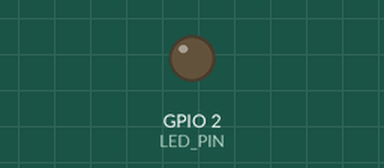
This sketch was run on a simulated ESP32. On the bench: output pins drawn as LEDs (lit = HIGH). WiFi joins after 1.5 s; servers stay silent unless stated; uploads are accepted with an empty reply; the camera gives no picture; what the sketch prints to the serial monitor is not drawn.

Above: at 5.0 s.
At 8.4 s:
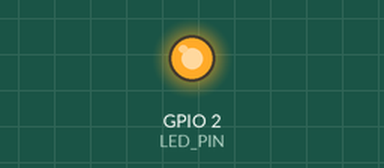
Timing chart, 0 to 10.8 s (numbered marks = the images above):
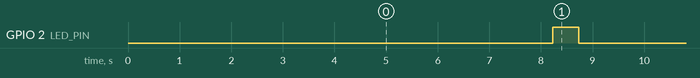

Measured:
- by itself, GPIO 2 (LED_PIN): alternates HIGH for 0.50 s and LOW for 6.4 s

The sketch:

Camera_sketch_tcp.ino
```cpp
#include <Arduino.h>
#include <WiFi.h>
#include "soc/soc.h"
#include "soc/rtc_cntl_reg.h"
#include "esp_camera.h"

//
// WARNING!!! PSRAM IC required for UXGA resolution and high JPEG quality
//            Ensure ESP32 Wrover Module or other board with PSRAM is selected
//            Partial images will be transmitted if image exceeds buffer size
//

// Integrated LED
const int LED_PIN = 2;

// Select camera model
#define CAMERA_MODEL_WROVER_KIT // Has PSRAM
//#define CAMERA_MODEL_ESP_EYE // Has PSRAM
//#define CAMERA_MODEL_M5STACK_PSRAM // Has PSRAM
//#define CAMERA_MODEL_M5STACK_V2_PSRAM // M5Camera version B Has PSRAM
//#define CAMERA_MODEL_M5STACK_WIDE // Has PSRAM
//#define CAMERA_MODEL_M5STACK_ESP32CAM // No PSRAM
//#define CAMERA_MODEL_AI_THINKER // Has PSRAM
//#define CAMERA_MODEL_TTGO_T_JOURNAL // No PSRAM


#include "camera_pins.h"

const char* ssid;
const char* password;

String serverName = "192.168.1.50";

String serverPath = "/upload";

const int serverPort = 5000;

WiFiClient client;

// LED on, wait and off
void blinkLED(){
  digitalWrite(LED_PIN, HIGH); // LED on if received response from server
  delay(500);
  digitalWrite(LED_PIN, LOW);
}

// Send image to server
String sendPhoto() {
  digitalWrite(LED_PIN, LOW); // LED off
  String getAll;
  String getBody;

  camera_fb_t * fb = NULL;
  fb = esp_camera_fb_get();
  if(!fb) {
    Serial.println("Camera capture failed");
    delay(1000);
    ESP.restart();
  }

  else {
    Serial.println("Image captured");
  }

  Serial.println("Connecting to server: " + serverName);

  if (client.connect(serverName.c_str(), serverPort)) {
    Serial.println("Connection successful!");
    String head = "--RandomNerdTutorials\r\nContent-Disposition: form-data; name=\"imageFile\"; filename=\"esp32-cam.jpg\"\r\nContent-Type: image/jpeg\r\n\r\n";
    String tail = "\r\n--RandomNerdTutorials--\r\n";

    uint32_t imageLen = fb->len;
    uint32_t extraLen = head.length() + tail.length();
    uint32_t totalLen = imageLen + extraLen;

    client.println("POST " + serverPath + " HTTP/1.1");
    client.println("Host: " + serverName);
    client.println("Content-Length: " + String(totalLen));
    client.println("Content-Type: multipart/form-data; boundary=RandomNerdTutorials");
    client.println();
    client.print(head);

    uint8_t *fbBuf = fb->buf;
    size_t fbLen = fb->len;
    for (size_t n=0; n<fbLen; n=n+1024) {
      if (n+1024 < fbLen) {
        client.write(fbBuf, 1024);
        fbBuf += 1024;
      }
      else if (fbLen%1024>0) {
        size_t remainder = fbLen%1024;
        client.write(fbBuf, remainder);
      }
    }
    client.print(tail);

    esp_camera_fb_return(fb);

    int timoutTimer = 10000;
    long startTimer = millis();
    boolean state = false;

    while ((startTimer + timoutTimer) > millis()) {
      Serial.print(".");
      delay(100);
      while (client.available()) {
        char c = client.read();
        if (c == '\n') {
          if (getAll.length()==0) { state=true; }
          getAll = "";
        }
        else if (c != '\r') { getAll += String(c); }
        if (state==true) { getBody += String(c); }
        startTimer = millis();
      }
      if (getBody.length()>0) { break; }
    }
    blinkLED();
    Serial.println();
    client.stop();
    Serial.println(getBody);
  }
  else {
    getBody = "Connection to " + serverName +  " failed.";
    Serial.println(getBody);
  }
  return getBody;
}

void setup() {
  // Serial config
  Serial.begin(115200);
  Serial.setDebugOutput(true);
  Serial.println();

  // Integrated LED
  pinMode(LED_PIN, OUTPUT);

  // Camera config
  camera_config_t config;
  config.ledc_channel = LEDC_CHANNEL_0;
  config.ledc_timer = LEDC_TIMER_0;
  config.pin_d0 = Y2_GPIO_NUM;
  config.pin_d1 = Y3_GPIO_NUM;
  config.pin_d2 = Y4_GPIO_NUM;
  config.pin_d3 = Y5_GPIO_NUM;
  config.pin_d4 = Y6_GPIO_NUM;
  config.pin_d5 = Y7_GPIO_NUM;
  config.pin_d6 = Y8_GPIO_NUM;
  config.pin_d7 = Y9_GPIO_NUM;
  config.pin_xclk = XCLK_GPIO_NUM;
  config.pin_pclk = PCLK_GPIO_NUM;
  config.pin_vsync = VSYNC_GPIO_NUM;
  config.pin_href = HREF_GPIO_NUM;
  config.pin_sscb_sda = SIOD_GPIO_NUM;
  config.pin_sscb_scl = SIOC_GPIO_NUM;
  config.pin_pwdn = PWDN_GPIO_NUM;
  config.pin_reset = RESET_GPIO_NUM;
  config.xclk_freq_hz = 20000000;
  config.pixel_format = PIXFORMAT_JPEG;

  // if PSRAM IC present, init with UXGA resolution and higher JPEG quality
  //                      for larger pre-allocated frame buffer.
  if(psramFound()){
    config.frame_size = FRAMESIZE_UXGA;
    config.jpeg_quality = 10;
    config.fb_count = 2;
  } else {
    config.frame_size = FRAMESIZE_SVGA;
    config.jpeg_quality = 12;
    config.fb_count = 1;
  }

#if defined(CAMERA_MODEL_ESP_EYE)
  pinMode(13, INPUT_PULLUP);
  pinMode(14, INPUT_PULLUP);
#endif

  // camera init
  esp_err_t err = esp_camera_init(&config);
  if (err != ESP_OK) {
    Serial.printf("Camera init failed with error 0x%x", err);
    return;
  }

  WiFi.begin(ssid, password);

  while (WiFi.status() != WL_CONNECTED) {
    delay(500);
    Serial.print(".");
  }
  Serial.println("");
  Serial.println("WiFi connected");
}

void loop() {
  delay(6000);
  sendPhoto();
}
```

camera_pins.h
```cpp
#if defined(CAMERA_MODEL_WROVER_KIT)
#define PWDN_GPIO_NUM    -1
#define RESET_GPIO_NUM   -1
#define XCLK_GPIO_NUM    21
#define SIOD_GPIO_NUM    26
#define SIOC_GPIO_NUM    27

#define Y9_GPIO_NUM      35
#define Y8_GPIO_NUM      34
#define Y7_GPIO_NUM      39
#define Y6_GPIO_NUM      36
#define Y5_GPIO_NUM      19
#define Y4_GPIO_NUM      18
#define Y3_GPIO_NUM       5
#define Y2_GPIO_NUM       4
#define VSYNC_GPIO_NUM   25
#define HREF_GPIO_NUM    23
#define PCLK_GPIO_NUM    22

#elif defined(CAMERA_MODEL_ESP_EYE)
#define PWDN_GPIO_NUM    -1
#define RESET_GPIO_NUM   -1
#define XCLK_GPIO_NUM    4
#define SIOD_GPIO_NUM    18
#define SIOC_GPIO_NUM    23

#define Y9_GPIO_NUM      36
#define Y8_GPIO_NUM      37
#define Y7_GPIO_NUM      38
#define Y6_GPIO_NUM      39
#define Y5_GPIO_NUM      35
#define Y4_GPIO_NUM      14
#define Y3_GPIO_NUM      13
#define Y2_GPIO_NUM      34
#define VSYNC_GPIO_NUM   5
#define HREF_GPIO_NUM    27
#define PCLK_GPIO_NUM    25

#elif defined(CAMERA_MODEL_M5STACK_PSRAM)
#define PWDN_GPIO_NUM     -1
#define RESET_GPIO_NUM    15
#define XCLK_GPIO_NUM     27
#define SIOD_GPIO_NUM     25
#define SIOC_GPIO_NUM     23

#define Y9_GPIO_NUM       19
#define Y8_GPIO_NUM       36
#define Y7_GPIO_NUM       18
#define Y6_GPIO_NUM       39
#define Y5_GPIO_NUM        5
#define Y4_GPIO_NUM       34
#define Y3_GPIO_NUM       35
#define Y2_GPIO_NUM       32
#define VSYNC_GPIO_NUM    22
#define HREF_GPIO_NUM     26
#define PCLK_GPIO_NUM     21

#elif defined(CAMERA_MODEL_M5STACK_V2_PSRAM)
#define PWDN_GPIO_NUM     -1
#define RESET_GPIO_NUM    15
#define XCLK_GPIO_NUM     27
#define SIOD_GPIO_NUM     22
#define SIOC_GPIO_NUM     23

#define Y9_GPIO_NUM       19
#define Y8_GPIO_NUM       36
#define Y7_GPIO_NUM       18
#define Y6_GPIO_NUM       39
#define Y5_GPIO_NUM        5
#define Y4_GPIO_NUM       34
#define Y3_GPIO_NUM       35
#define Y2_GPIO_NUM       32
#define VSYNC_GPIO_NUM    25
#define HREF_GPIO_NUM     26
#define PCLK_GPIO_NUM     21

#elif defined(CAMERA_MODEL_M5STACK_WIDE)
#define PWDN_GPIO_NUM     -1
#define RESET_GPIO_NUM    15
#define XCLK_GPIO_NUM     27
#define SIOD_GPIO_NUM     22
#define SIOC_GPIO_NUM     23

#define Y9_GPIO_NUM       19
#define Y8_GPIO_NUM       36
#define Y7_GPIO_NUM       18
#define Y6_GPIO_NUM       39
#define Y5_GPIO_NUM        5
#define Y4_GPIO_NUM       34
#define Y3_GPIO_NUM       35
#define Y2_GPIO_NUM       32
#define VSYNC_GPIO_NUM    25
#define HREF_GPIO_NUM     26
#define PCLK_GPIO_NUM     21

#elif defined(CAMERA_MODEL_M5STACK_ESP32CAM)
#define PWDN_GPIO_NUM     -1
#define RESET_GPIO_NUM    15
#define XCLK_GPIO_NUM     27
#define SIOD_GPIO_NUM     25
#define SIOC_GPIO_NUM     23

#define Y9_GPIO_NUM       19
#define Y8_GPIO_NUM       36
#define Y7_GPIO_NUM       18
#define Y6_GPIO_NUM       39
#define Y5_GPIO_NUM        5
#define Y4_GPIO_NUM       34
#define Y3_GPIO_NUM       35
#define Y2_GPIO_NUM       17
#define VSYNC_GPIO_NUM    22
#define HREF_GPIO_NUM     26
#define PCLK_GPIO_NUM     21

#elif defined(CAMERA_MODEL_AI_THINKER)
#define PWDN_GPIO_NUM     32
#define RESET_GPIO_NUM    -1
#define XCLK_GPIO_NUM      0
#define SIOD_GPIO_NUM     26
#define SIOC_GPIO_NUM     27

#define Y9_GPIO_NUM       35
#define Y8_GPIO_NUM       34
#define Y7_GPIO_NUM       39
#define Y6_GPIO_NUM       36
#define Y5_GPIO_NUM       21
#define Y4_GPIO_NUM       19
#define Y3_GPIO_NUM       18
#define Y2_GPIO_NUM        5
#define VSYNC_GPIO_NUM    25
#define HREF_GPIO_NUM     23
#define PCLK_GPIO_NUM     22

#elif defined(CAMERA_MODEL_TTGO_T_JOURNAL)
#define PWDN_GPIO_NUM      0
#define RESET_GPIO_NUM    15
#define XCLK_GPIO_NUM     27
#define SIOD_GPIO_NUM     25
#define SIOC_GPIO_NUM     23

#define Y9_GPIO_NUM       19
#define Y8_GPIO_NUM       36
#define Y7_GPIO_NUM       18
#define Y6_GPIO_NUM       39
#define Y5_GPIO_NUM        5
#define Y4_GPIO_NUM       34
#define Y3_GPIO_NUM       35
#define Y2_GPIO_NUM       17
#define VSYNC_GPIO_NUM    22
#define HREF_GPIO_NUM     26
#define PCLK_GPIO_NUM     21

#else
#error "Camera model not selected"
#endif
```
